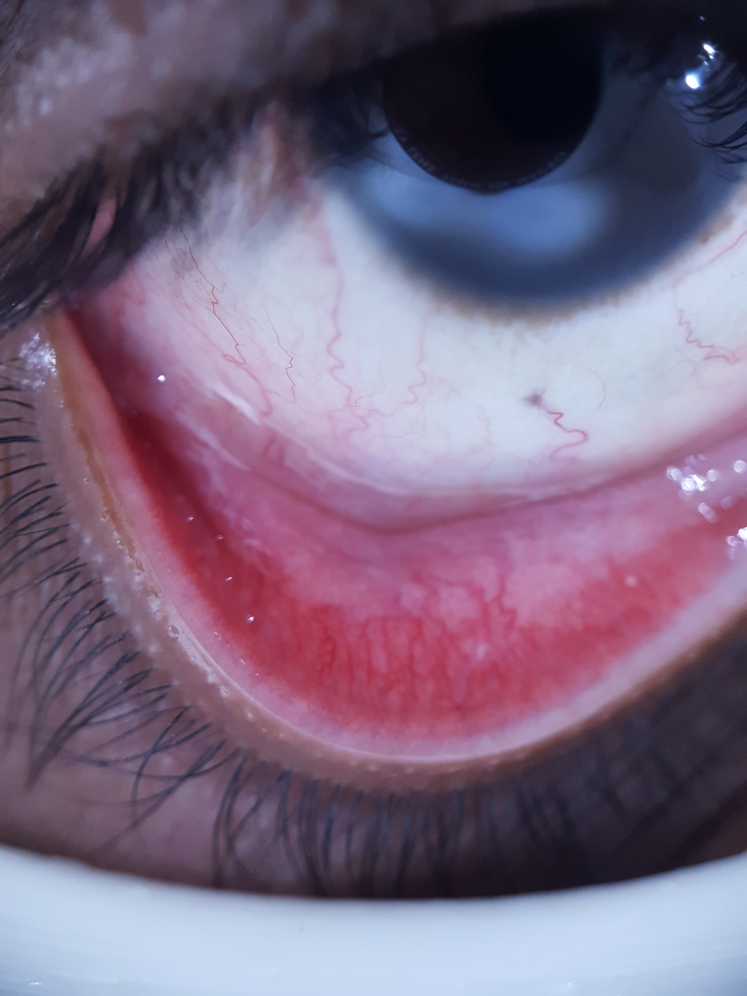
#> input picture dataset/CP-Anemic/muestra_001.jpg, 2988 x 3984 px (shown at 1/4 size)
$ python -i preprocesamiento.py   (imports and definitions only)
#> lines starting #> are read from the running program, lines starting #| are printed output that depends on the picture; after the words box and inside, x2 and y2 are one past the last pixel; in counts of white or black regions, pixels touching at a corner belong together


import os
import cv2
import numpy as np


def cargar_imagen(ruta_imagen: str) -> np.ndarray:

#> called with ruta_imagen = '../dataset/CP-Anemic/muestra_001.jpg'
    if not os.path.isfile(ruta_imagen):
        raise FileNotFoundError(f"No se encontró el archivo: {ruta_imagen}")

    imagen = cv2.imread(ruta_imagen, cv2.IMREAD_COLOR)
#> imagen is the input picture: shape (3984, 2988, 3); mean B, G, R 127.9, 103.1, 121.8

    if imagen is None:
        raise ValueError(
            f"OpenCV no pudo decodificar la imagen '{ruta_imagen}'. "
            "Verifique que el archivo no esté corrupto y que la extensión "
            "sea válida (.jpg, .png, .bmp, etc.)."
        )

    return imagen


# [46 lines left out: functions cargar_dataset, listar_imagenes_por_clase, not called in this run]


def segmentar_roi_conjuntiva(imagen_bgr: np.ndarray, area_minima: int = 800):

#> called with area_minima = 800
    if imagen_bgr is None or imagen_bgr.size == 0:
        raise ValueError("La imagen de entrada está vacía o es None.")


    imagen_lab = cv2.cvtColor(imagen_bgr, cv2.COLOR_BGR2LAB)
#> imagen_lab: shape (3984, 2988, 3); mean of channels 0, 1, 2 116.1, 140.7, 117.9
    _, canal_a, _ = cv2.split(imagen_lab)
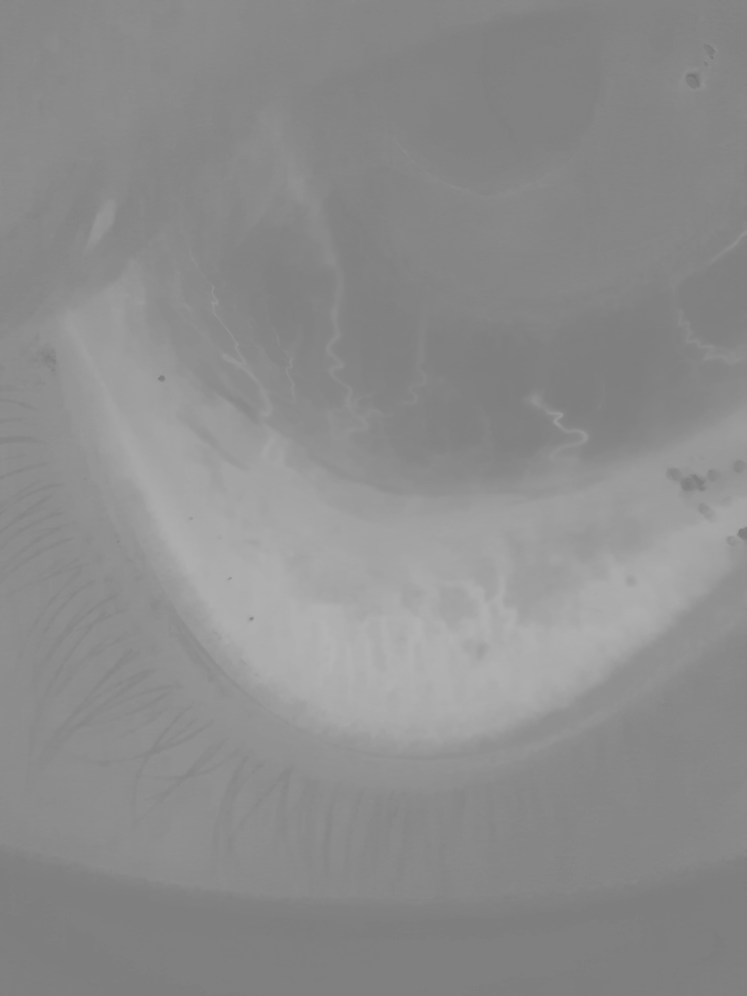
#> canal_a: shape (3984, 2988) (shown at 1/4 size); min 114, max 180, mean 140.7

    canal_a_suavizado = cv2.GaussianBlur(canal_a, (5, 5), 0)


    _, mascara_bin = cv2.threshold(
        canal_a_suavizado, 0, 255, cv2.THRESH_BINARY + cv2.THRESH_TRIANGLE
    )
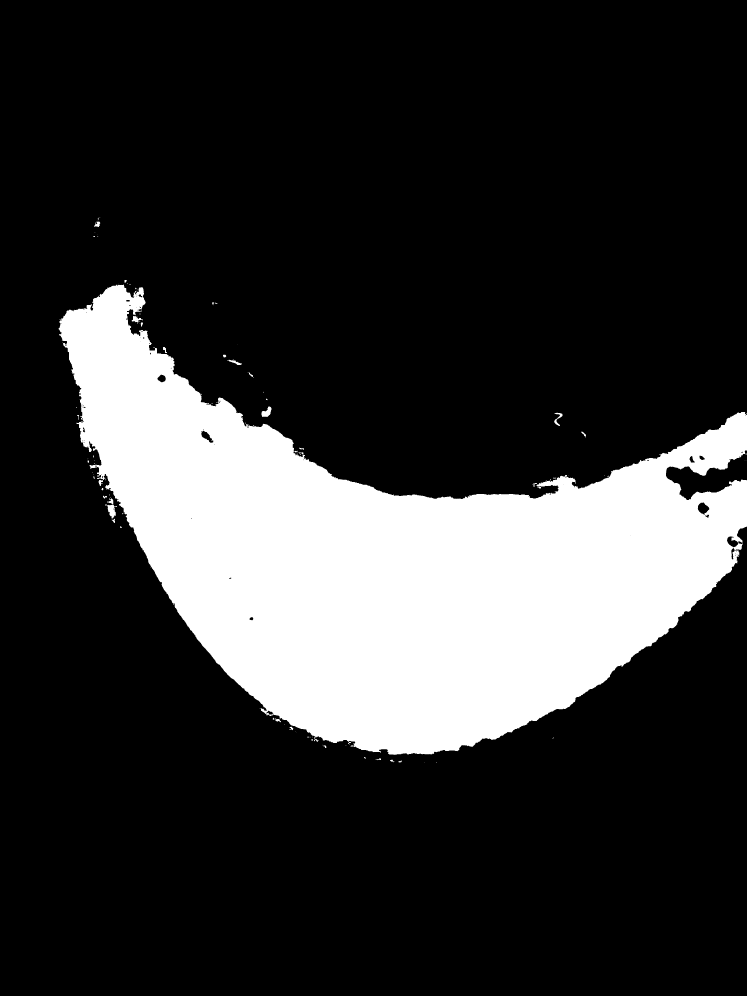
#> mascara_bin: shape (3984, 2988) (shown at 1/4 size); 20.4% white; 117 white regions (70 under 20 px), largest, box (x1, y1, x2, y2) and area: (233, 1138, 2988, 3019) 2417416, (428, 2018, 463, 2075) 1205, (1046, 1626, 1086, 1668) 998


    kernel = cv2.getStructuringElement(cv2.MORPH_ELLIPSE, (9, 9))
    mascara_limpia = cv2.morphologyEx(
        mascara_bin, cv2.MORPH_OPEN, kernel, iterations=2
    )
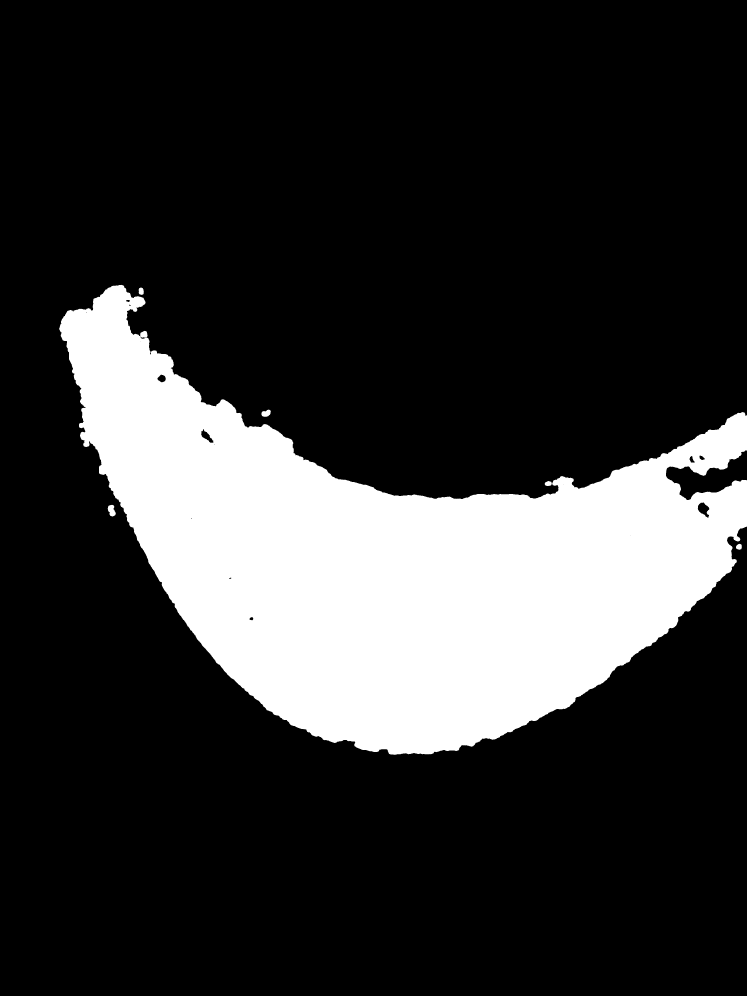
#> mascara_limpia: shape (3984, 2988) (shown at 1/4 size); 20.2% white; 6 white regions, box (x1, y1, x2, y2) and area: (237, 1139, 2988, 3019) 2405390, (431, 2019, 463, 2066) 1024, (1046, 1638, 1083, 1667) 773, (555, 1150, 575, 1180) 489, (2179, 1924, 2207, 1944) 433, (2944, 2175, 2967, 2199) 427
    mascara_limpia = cv2.morphologyEx(
        mascara_limpia, cv2.MORPH_CLOSE, kernel, iterations=2
    )
#> mascara_limpia: shape (3984, 2988); 20.3% white; 3 white regions


    contornos, _ = cv2.findContours(
        mascara_limpia, cv2.RETR_EXTERNAL, cv2.CHAIN_APPROX_SIMPLE
    )
#> contornos = 3 contours; box (x1, y1, x2, y2) and area: (237, 1139, 2988, 3019) 2408524, (431, 2019, 463, 2066) 979, (1046, 1638, 1083, 1667) 730

    if len(contornos) == 0:
        raise ValueError(
            "No se encontró ningún contorno tras la umbralización triangular. "
            "La imagen podría no contener una conjuntiva visible, tener mal "
            "enfoque, o iluminación muy pobre."
        )

    contorno_mayor = max(contornos, key=cv2.contourArea)
#> contorno_mayor = contour of 5373 points, box (x1, y1, x2, y2) (237, 1139, 2988, 3019), area 2408524
    area_encontrada = cv2.contourArea(contorno_mayor)
#> area_encontrada = 2408524

    if area_encontrada < area_minima:
        raise ValueError(
            f"El contorno más grande encontrado ({area_encontrada:.0f} px) "
            f"es menor que el área mínima permitida ({area_minima} px). "
            "Posible falso positivo o imagen de baja calidad."
        )


    mascara_final = np.zeros_like(mascara_limpia)
    cv2.drawContours(mascara_final, [contorno_mayor], -1, 255, thickness=cv2.FILLED)
#> mascara_final: shape (3984, 2988); 20.3% white; 1 white region, box (x1, y1, x2, y2) and area: (237, 1139, 2988, 3019) 2413058


    roi_bgr = cv2.bitwise_and(imagen_bgr, imagen_bgr, mask=mascara_final)

    return mascara_final, roi_bgr


def extraer_canal_a_cielab(roi_bgr: np.ndarray, mascara: np.ndarray):

    if roi_bgr is None or mascara is None:
        raise ValueError(
            "La ROI o la máscara son None; ejecute primero la segmentación "
            "con `segmentar_roi_conjuntiva`."
        )


    roi_lab = cv2.cvtColor(roi_bgr, cv2.COLOR_BGR2LAB)
#> roi_lab: shape (3984, 2988, 3); mean of channels 0, 1, 2 24.3, 135.1, 127.1
    _, canal_a, _ = cv2.split(roi_lab)


    canal_a_visual = cv2.bitwise_and(canal_a, canal_a, mask=mascara)
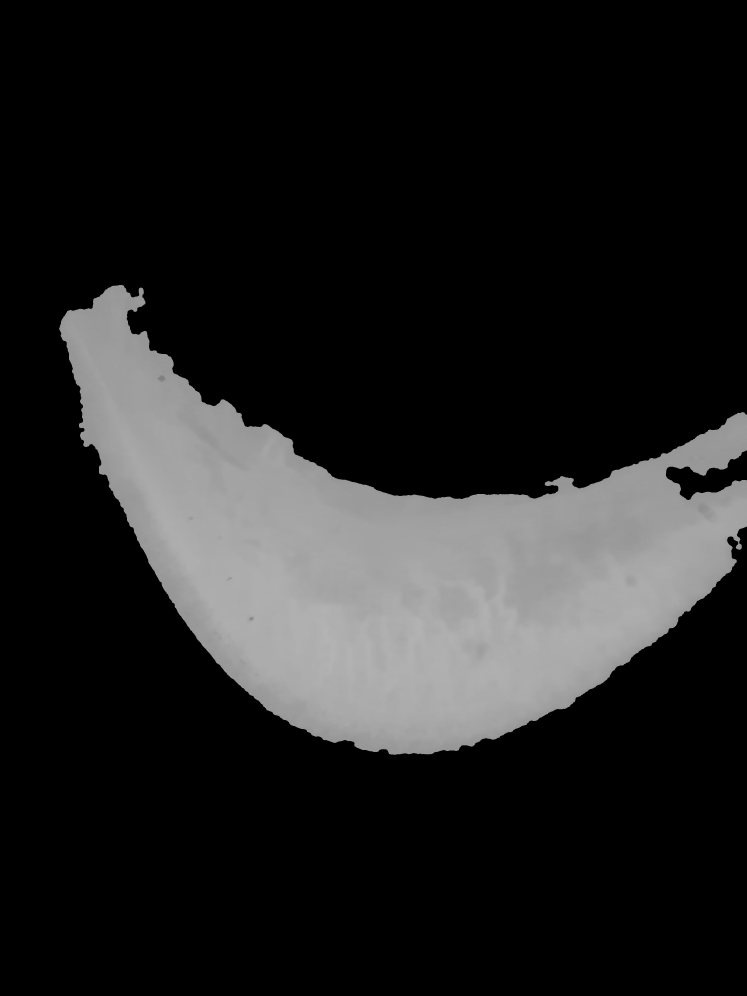
#> canal_a_visual: shape (3984, 2988) (shown at 1/4 size); min 0, max 180, mean 33.1


    valores_a_roi = canal_a[mascara == 255]

    if valores_a_roi.size == 0:
        raise ValueError(
            "La máscara no contiene píxeles activos; no hay ROI que analizar."
        )

    return canal_a_visual, valores_a_roi


def procesar_imagen_completa(ruta_imagen: str, area_minima: int = 800) -> dict:

    imagen_original = cargar_imagen(ruta_imagen)

    mascara, roi_bgr = segmentar_roi_conjuntiva(
        imagen_original, area_minima=area_minima
    )

    canal_a_visual, valores_a_roi = extraer_canal_a_cielab(roi_bgr, mascara)

    mapa_calor = cv2.applyColorMap(canal_a_visual, cv2.COLORMAP_JET)
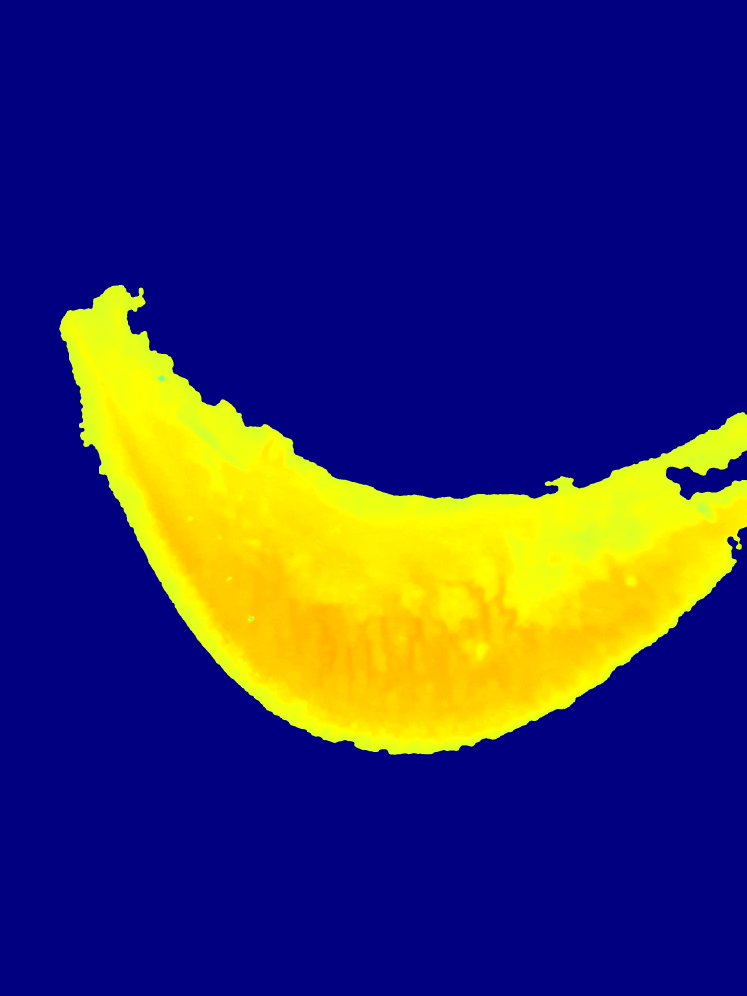
#> mapa_calor: shape (3984, 2988, 3) (shown at 1/4 size); mean B, G, R 103.4, 47.2, 50.4

    mapa_calor = cv2.bitwise_and(mapa_calor, mapa_calor, mask=mascara)
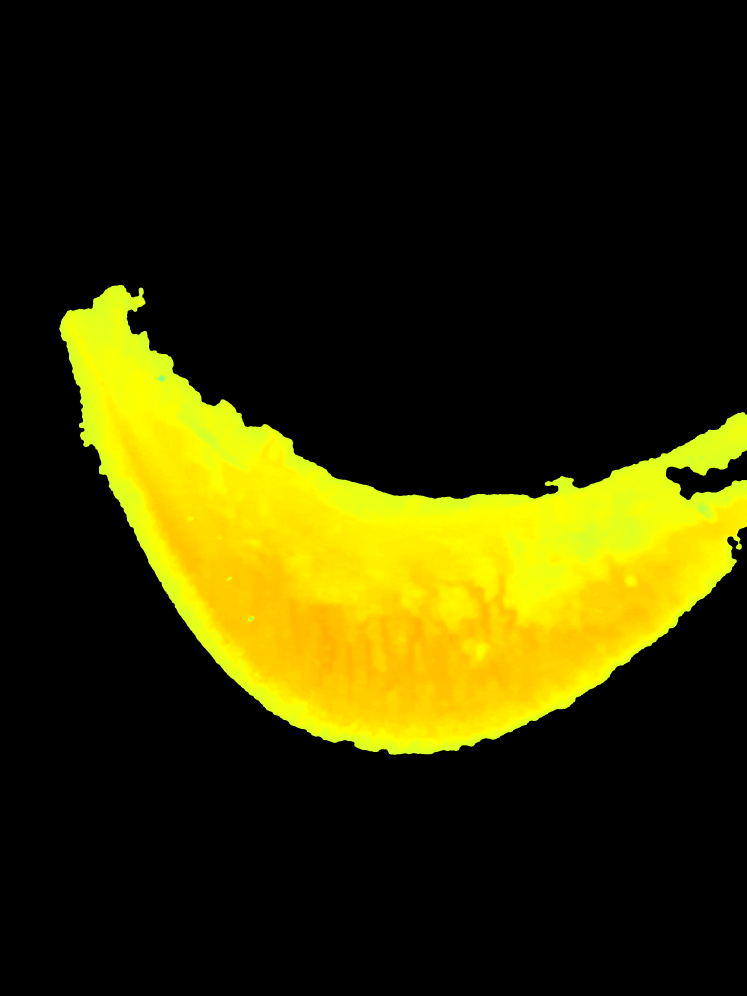
#> mapa_calor: shape (3984, 2988, 3) (shown at 1/4 size); mean B, G, R 1.3, 47.2, 50.4

    resultados = {
        "nombre_archivo": os.path.basename(ruta_imagen),
        "imagen_original": imagen_original,
        "mascara_roi": mascara,
        "roi_segmentada": roi_bgr,
        "canal_a_visual": canal_a_visual,
        "mapa_calor_a": mapa_calor,
        "valores_a_roi": valores_a_roi,
        "media_a": float(np.mean(valores_a_roi)),
        "desviacion_a": float(np.std(valores_a_roi)),
    }

    return resultados


# [35 lines left out: function mostrar_y_guardar_resultados, not called in this run]


# [30 lines not run here, left out]

>>> result = procesar_imagen_completa('../dataset/CP-Anemic/muestra_001.jpg')
#> result = 9 items
